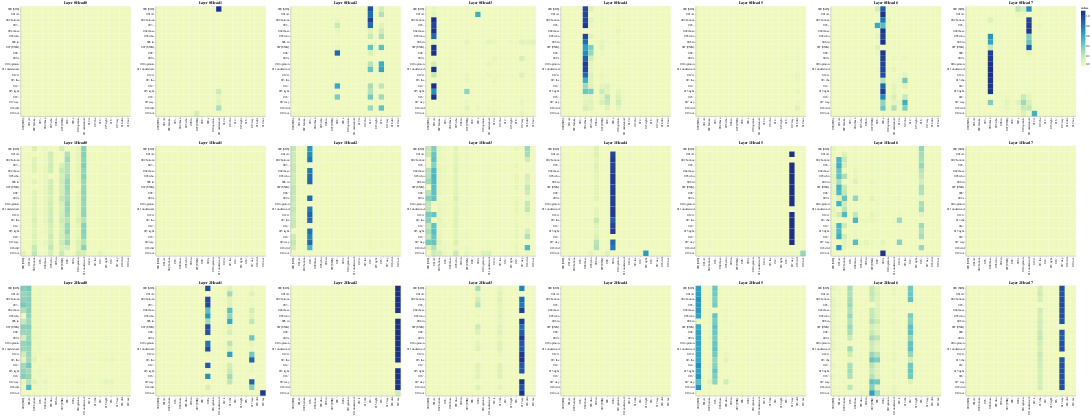

This figure's notebook cell:
### Code cell
layers = [0, 1, 2]
heads = [0, 1, 2, 3, 4, 5, 6, 7]

# Encoder Self-Attention
get_all_attention_maps("encoder", layers, heads, encoder_input_tokens, encoder_input_tokens, min(20, sentence_len))

### Figure 1 — Vega-Lite specification as saved in the notebook (floating-point values rounded to 4 significant figures; data arrays with more than 128 entries replaced by an {"elided": "..."} marker saying what was removed)
{"config": {"view": {"continuousWidth": 300, "continuousHeight": 300}}, "vconcat": [{"hconcat": [{"data": {"name": "data-31c7c89e8009eccec964c8b158319b14"}, "mark": {"type": "rect"}, "encoding": {"color": {"field": "value", "type": "quantitative"}, "tooltip": [{"field": "row", "type": "quantitative"}, {"field": "column", "type": "quantitative"}, {"field": "value", "type": "quantitative"}, {"field": "row_token", "type": "nominal"}, {"field": "col_token", "type": "nominal"}], "x": {"axis": {"title": ""}, "field": "col_token", "type": "nominal"}, "y": {"axis": {"title": ""}, "field": "row_token", "type": "nominal"}}, "height": 400, "name": "view_1", "title": "Layer 0 Head 0", "width": 400}, {"data": {"name": "data-b8416db33bef73670a9eb186db6471cb"}, "mark": {"type": "rect"}, "encoding": {"color": {"field": "value", "type": "quantitative"}, "tooltip": [{"field": "row", "type": "quantitative"}, {"field": "column", "type": "quantitative"}, {"field": "value", "type": "quantitative"}, {"field": "row_token", "type": "nominal"}, {"field": "col_token", "type": "nominal"}], "x": {"axis": {"title": ""}, "field": "col_token", "type": "nominal"}, "y": {"axis": {"title": ""}, "field": "row_token", "type": "nominal"}}, "height": 400, "name": "view_2", "title": "Layer 0 Head 1", "width": 400}, {"data": {"name": "data-cbf84b047a36ec107325eb4703072039"}, "mark": {"type": "rect"}, "encoding": {"color": {"field": "value", "type": "quantitative"}, "tooltip": [{"field": "row", "type": "quantitative"}, {"field": "column", "type": "quantitative"}, {"field": "value", "type": "quantitative"}, {"field": "row_token", "type": "nominal"}, {"field": "col_token", "type": "nominal"}], "x": {"axis": {"title": ""}, "field": "col_token", "type": "nominal"}, "y": {"axis": {"title": ""}, "field": "row_token", "type": "nominal"}}, "height": 400, "name": "view_3", "title": "Layer 0 Head 2", "width": 400}, {"data": {"name": "data-afc286188c3773e79e8a103f21e2e902"}, "mark": {"type": "rect"}, "encoding": {"color": {"field": "value", "type": "quantitative"}, "tooltip": [{"field": "row", "type": "quantitative"}, {"field": "column", "type": "quantitative"}, {"field": "value", "type": "quantitative"}, {"field": "row_token", "type": "nominal"}, {"field": "col_token", "type": "nominal"}], "x": {"axis": {"title": ""}, "field": "col_token", "type": "nominal"}, "y": {"axis": {"title": ""}, "field": "row_token", "type": "nominal"}}, "height": 400, "name": "view_4", "title": "Layer 0 Head 3", "width": 400}, {"data": {"name": "data-2e2806f3c9bf4f0b08e2c1778a62cc93"}, "mark": {"type": "rect"}, "encoding": {"color": {"field": "value", "type": "quantitative"}, "tooltip": [{"field": "row", "type": "quantitative"}, {"field": "column", "type": "quantitative"}, {"field": "value", "type": "quantitative"}, {"field": "row_token", "type": "nominal"}, {"field": "col_token", "type": "nominal"}], "x": {"axis": {"title": ""}, "field": "col_token", "type": "nominal"}, "y": {"axis": {"title": ""}, "field": "row_token", "type": "nominal"}}, "height": 400, "name": "view_5", "title": "Layer 0 Head 4", "width": 400}, {"data": {"name": "data-58550bd5c446d43dccc8c53cb3ba46e7"}, "mark": {"type": "rect"}, "encoding": {"color": {"field": "value", "type": "quantitative"}, "tooltip": [{"field": "row", "type": "quantitative"}, {"field": "column", "type": "quantitative"}, {"field": "value", "type": "quantitative"}, {"field": "row_token", "type": "nominal"}, {"field": "col_token", "type": "nominal"}], "x": {"axis": {"title": ""}, "field": "col_token", "type": "nominal"}, "y": {"axis": {"title": ""}, "field": "row_token", "type": "nominal"}}, "height": 400, "name": "view_6", "title": "Layer 0 Head 5", "width": 400}, {"data": {"name": "data-dae09ed6808c1dca44011579da0d11a2"}, "mark": {"type": "rect"}, "encoding": {"color": {"field": "value", "type": "quantitative"}, "tooltip": [{"field": "row", "type": "quantitative"}, {"field": "column", "type": "quantitative"}, {"field": "value", "type": "quantitative"}, {"field": "row_token", "type": "nominal"}, {"field": "col_token", "type": "nominal"}], "x": {"axis": {"title": ""}, "field": "col_token", "type": "nominal"}, "y": {"axis": {"title": ""}, "field": "row_token", "type": "nominal"}}, "height": 400, "name": "view_7", "title": "Layer 0 Head 6", "width": 400}, {"data": {"name": "data-1b00ad21bde63391db6f6cd0e093c5db"}, "mark": {"type": "rect"}, "encoding": {"color": {"field": "value", "type": "quantitative"}, "tooltip": [{"field": "row", "type": "quantitative"}, {"field": "column", "type": "quantitative"}, {"field": "value", "type": "quantitative"}, {"field": "row_token", "type": "nominal"}, {"field": "col_token", "type": "nominal"}], "x": {"axis": {"title": ""}, "field": "col_token", "type": "nominal"}, "y": {"axis": {"title": ""}, "field": "row_token", "type": "nominal"}}, "height": 400, "name": "view_8", "title": "Layer 0 Head 7", "width": 400}]}, {"hconcat": [{"data": {"name": "data-5be2dd57ac02f0bf497797671d270145"}, "mark": {"type": "rect"}, "encoding": {"color": {"field": "value", "type": "quantitative"}, "tooltip": [{"field": "row", "type": "quantitative"}, {"field": "column", "type": "quantitative"}, {"field": "value", "type": "quantitative"}, {"field": "row_token", "type": "nominal"}, {"field": "col_token", "type": "nominal"}], "x": {"axis": {"title": ""}, "field": "col_token", "type": "nominal"}, "y": {"axis": {"title": ""}, "field": "row_token", "type": "nominal"}}, "height": 400, "name": "view_9", "title": "Layer 1 Head 0", "width": 400}, {"data": {"name": "data-e84be05068ffbe35764f15d293a366db"}, "mark": {"type": "rect"}, "encoding": {"color": {"field": "value", "type": "quantitative"}, "tooltip": [{"field": "row", "type": "quantitative"}, {"field": "column", "type": "quantitative"}, {"field": "value", "type": "quantitative"}, {"field": "row_token", "type": "nominal"}, {"field": "col_token", "type": "nominal"}], "x": {"axis": {"title": ""}, "field": "col_token", "type": "nominal"}, "y": {"axis": {"title": ""}, "field": "row_token", "type": "nominal"}}, "height": 400, "name": "view_10", "title": "Layer 1 Head 1", "width": 400}, {"data": {"name": "data-56ec682358fedd61daae296af6fa5e23"}, "mark": {"type": "rect"}, "encoding": {"color": {"field": "value", "type": "quantitative"}, "tooltip": [{"field": "row", "type": "quantitative"}, {"field": "column", "type": "quantitative"}, {"field": "value", "type": "quantitative"}, {"field": "row_token", "type": "nominal"}, {"field": "col_token", "type": "nominal"}], "x": {"axis": {"title": ""}, "field": "col_token", "type": "nominal"}, "y": {"axis": {"title": ""}, "field": "row_token", "type": "nominal"}}, "height": 400, "name": "view_11", "title": "Layer 1 Head 2", "width": 400}, {"data": {"name": "data-e665af160c8456cc830f60cfa909271b"}, "mark": {"type": "rect"}, "encoding": {"color": {"field": "value", "type": "quantitative"}, "tooltip": [{"field": "row", "type": "quantitative"}, {"field": "column", "type": "quantitative"}, {"field": "value", "type": "quantitative"}, {"field": "row_token", "type": "nominal"}, {"field": "col_token", "type": "nominal"}], "x": {"axis": {"title": ""}, "field": "col_token", "type": "nominal"}, "y": {"axis": {"title": ""}, "field": "row_token", "type": "nominal"}}, "height": 400, "name": "view_12", "title": "Layer 1 Head 3", "width": 400}, {"data": {"name": "data-5cfaf366516fceba167d920c58f42f3d"}, "mark": {"type": "rect"}, "encoding": {"color": {"field": "value", "type": "quantitative"}, "tooltip": [{"field": "row", "type": "quantitative"}, {"field": "column", "type": "quantitative"}, {"field": "value", "type": "quantitative"}, {"field": "row_token", "type": "nominal"}, {"field": "col_token", "type": "nominal"}], "x": {"axis": {"title": ""}, "field": "col_token", "type": "nominal"}, "y": {"axis": {"title": ""}, "field": "row_token", "type": "nominal"}}, "height": 400, "name": "view_13", "title": "Layer 1 Head 4", "width": 400}, {"data": {"name": "data-0c5e53894ddc6cf2adcd355acbb91ffe"}, "mark": {"type": "rect"}, "encoding": {"color": {"field": "value", "type": "quantitative"}, "tooltip": [{"field": "row", "type": "quantitative"}, {"field": "column", "type": "quantitative"}, {"field": "value", "type": "quantitative"}, {"field": "row_token", "type": "nominal"}, {"field": "col_token", "type": "nominal"}], "x": {"axis": {"title": ""}, "field": "col_token", "type": "nominal"}, "y": {"axis": {"title": ""}, "field": "row_token", "type": "nominal"}}, "height": 400, "name": "view_14", "title": "Layer 1 Head 5", "width": 400}, {"data": {"name": "data-c9481fb95c5e87321c783c609e3e9755"}, "mark": {"type": "rect"}, "encoding": {"color": {"field": "value", "type": "quantitative"}, "tooltip": [{"field": "row", "type": "quantitative"}, {"field": "column", "type": "quantitative"}, {"field": "value", "type": "quantitative"}, {"field": "row_token", "type": "nominal"}, {"field": "col_token", "type": "nominal"}], "x": {"axis": {"title": ""}, "field": "col_token", "type": "nominal"}, "y": {"axis": {"title": ""}, "field": "row_token", "type": "nominal"}}, "height": 400, "name": "view_15", "title": "Layer 1 Head 6", "width": 400}, {"data": {"name": "data-340f61fc87bb45a3ffc6d90a41733bdc"}, "mark": {"type": "rect"}, "encoding": {"color": {"field": "value", "type": "quantitative"}, "tooltip": [{"field": "row", "type": "quantitative"}, {"field": "column", "type": "quantitative"}, {"field": "value", "type": "quantitative"}, {"field": "row_token", "type": "nominal"}, {"field": "col_token", "type": "nominal"}], "x": {"axis": {"title": ""}, "field": "col_token", "type": "nominal"}, "y": {"axis": {"title": ""}, "field": "row_token", "type": "nominal"}}, "height": 400, "name": "view_16", "title": "Layer 1 Head 7", "width": 400}]}, {"hconcat": [{"data": {"name": "data-35325eea7bfb3bccee18e204c08b1f2f"}, "mark": {"type": "rect"}, "encoding": {"color": {"field": "value", "type": "quantitative"}, "tooltip": [{"field": "row", "type": "quantitative"}, {"field": "column", "type": "quantitative"}, {"field": "value", "type": "quantitative"}, {"field": "row_token", "type": "nominal"}, {"field": "col_token", "type": "nominal"}], "x": {"axis": {"title": ""}, "field": "col_token", "type": "nominal"}, "y": {"axis": {"title": ""}, "field": "row_token", "type": "nominal"}}, "height": 400, "name": "view_17", "title": "Layer 2 Head 0", "width": 400}, {"data": {"name": "data-98fa8c795a9df99ff619ed69ee548049"}, "mark": {"type": "rect"}, "encoding": {"color": {"field": "value", "type": "quantitative"}, "tooltip": [{"field": "row", "type": "quantitative"}, {"field": "column", "type": "quantitative"}, {"field": "value", "type": "quantitative"}, {"field": "row_token", "type": "nominal"}, {"field": "col_token", "type": "nominal"}], "x": {"axis": {"title": ""}, "field": "col_token", "type": "nominal"}, "y": {"axis": {"title": ""}, "field": "row_token", "type": "nominal"}}, "height": 400, "name": "view_18", "title": "Layer 2 Head 1", "width": 400}, {"data": {"name": "data-20a70d4b2ed817dc0dba8a97fc31847a"}, "mark": {"type": "rect"}, "encoding": {"color": {"field": "value", "type": "quantitative"}, "tooltip": [{"field": "row", "type": "quantitative"}, {"field": "column", "type": "quantitative"}, {"field": "value", "type": "quantitative"}, {"field": "row_token", "type": "nominal"}, {"field": "col_token", "type": "nominal"}], "x": {"axis": {"title": ""}, "field": "col_token", "type": "nominal"}, "y": {"axis": {"title": ""}, "field": "row_token", "type": "nominal"}}, "height": 400, "name": "view_19", "title": "Layer 2 Head 2", "width": 400}, {"data": {"name": "data-be5ef873136b5771ec9e7e8768ac10f9"}, "mark": {"type": "rect"}, "encoding": {"color": {"field": "value", "type": "quantitative"}, "tooltip": [{"field": "row", "type": "quantitative"}, {"field": "column", "type": "quantitative"}, {"field": "value", "type": "quantitative"}, {"field": "row_token", "type": "nominal"}, {"field": "col_token", "type": "nominal"}], "x": {"axis": {"title": ""}, "field": "col_token", "type": "nominal"}, "y": {"axis": {"title": ""}, "field": "row_token", "type": "nominal"}}, "height": 400, "name": "view_20", "title": "Layer 2 Head 3", "width": 400}, {"data": {"name": "data-67f717c46cda7b2c755b5c376e51629d"}, "mark": {"type": "rect"}, "encoding": {"color": {"field": "value", "type": "quantitative"}, "tooltip": [{"field": "row", "type": "quantitative"}, {"field": "column", "type": "quantitative"}, {"field": "value", "type": "quantitative"}, {"field": "row_token", "type": "nominal"}, {"field": "col_token", "type": "nominal"}], "x": {"axis": {"title": ""}, "field": "col_token", "type": "nominal"}, "y": {"axis": {"title": ""}, "field": "row_token", "type": "nominal"}}, "height": 400, "name": "view_21", "title": "Layer 2 Head 4", "width": 400}, {"data": {"name": "data-ae45c71c74883d5a2da27c9e7ba3a65b"}, "mark": {"type": "rect"}, "encoding": {"color": {"field": "value", "type": "quantitative"}, "tooltip": [{"field": "row", "type": "quantitative"}, {"field": "column", "type": "quantitative"}, {"field": "value", "type": "quantitative"}, {"field": "row_token", "type": "nominal"}, {"field": "col_token", "type": "nominal"}], "x": {"axis": {"title": ""}, "field": "col_token", "type": "nominal"}, "y": {"axis": {"title": ""}, "field": "row_token", "type": "nominal"}}, "height": 400, "name": "view_22", "title": "Layer 2 Head 5", "width": 400}, {"data": {"name": "data-534be27f74ad7cf08a4df8c6776c6080"}, "mark": {"type": "rect"}, "encoding": {"color": {"field": "value", "type": "quantitative"}, "tooltip": [{"field": "row", "type": "quantitative"}, {"field": "column", "type": "quantitative"}, {"field": "value", "type": "quantitative"}, {"field": "row_token", "type": "nominal"}, {"field": "col_token", "type": "nominal"}], "x": {"axis": {"title": ""}, "field": "col_token", "type": "nominal"}, "y": {"axis": {"title": ""}, "field": "row_token", "type": "nominal"}}, "height": 400, "name": "view_23", "title": "Layer 2 Head 6", "width": 400}, {"data": {"name": "data-09307fb122658f901631d4189ebb848d"}, "mark": {"type": "rect"}, "encoding": {"color": {"field": "value", "type": "quantitative"}, "tooltip": [{"field": "row", "type": "quantitative"}, {"field": "column", "type": "quantitative"}, {"field": "value", "type": "quantitative"}, {"field": "row_token", "type": "nominal"}, {"field": "col_token", "type": "nominal"}], "x": {"axis": {"title": ""}, "field": "col_token", "type": "nominal"}, "y": {"axis": {"title": ""}, "field": "row_token", "type": "nominal"}}, "height": 400, "name": "view_24", "title": "Layer 2 Head 7", "width": 400}]}], "params": [{"name": "param_1", "select": {"type": "interval", "encodings": ["x", "y"]}, "bind": "scales", "views": ["view_1"]}, {"name": "param_2", "select": {"type": "interval", "encodings": ["x", "y"]}, "bind": "scales", "views": ["view_2"]}, {"name": "param_3", "select": {"type": "interval", "encodings": ["x", "y"]}, "bind": "scales", "views": ["view_3"]}, {"name": "param_4", "select": {"type": "interval", "encodings": ["x", "y"]}, "bind": "scales", "views": ["view_4"]}, {"name": "param_5", "select": {"type": "interval", "encodings": ["x", "y"]}, "bind": "scales", "views": ["view_5"]}, {"name": "param_6", "select": {"type": "interval", "encodings": ["x", "y"]}, "bind": "scales", "views": ["view_6"]}, {"name": "param_7", "select": {"type": "interval", "encodings": ["x", "y"]}, "bind": "scales", "views": ["view_7"]}, {"name": "param_8", "select": {"type": "interval", "encodings": ["x", "y"]}, "bind": "scales", "views": ["view_8"]}, {"name": "param_9", "select": {"type": "interval", "encodings": ["x", "y"]}, "bind": "scales", "views": ["view_9"]}, {"name": "param_10", "select": {"type": "interval", "encodings": ["x", "y"]}, "bind": "scales", "views": ["view_10"]}, {"name": "param_11", "select": {"type": "interval", "encodings": ["x", "y"]}, "bind": "scales", "views": ["view_11"]}, {"name": "param_12", "select": {"type": "interval", "encodings": ["x", "y"]}, "bind": "scales", "views": ["view_12"]}, {"name": "param_13", "select": {"type": "interval", "encodings": ["x", "y"]}, "bind": "scales", "views": ["view_13"]}, {"name": "param_14", "select": {"type": "interval", "encodings": ["x", "y"]}, "bind": "scales", "views": ["view_14"]}, {"name": "param_15", "select": {"type": "interval", "encodings": ["x", "y"]}, "bind": "scales", "views": ["view_15"]}, {"name": "param_16", "select": {"type": "interval", "encodings": ["x", "y"]}, "bind": "scales", "views": ["view_16"]}, {"name": "param_17", "select": {"type": "interval", "encodings": ["x", "y"]}, "bind": "scales", "views": ["view_17"]}, {"name": "param_18", "select": {"type": "interval", "encodings": ["x", "y"]}, "bind": "scales", "views": ["view_18"]}, {"name": "param_19", "select": {"type": "interval", "encodings": ["x", "y"]}, "bind": "scales", "views": ["view_19"]}, {"name": "param_20", "select": {"type": "interval", "encodings": ["x", "y"]}, "bind": "scales", "views": ["view_20"]}, {"name": "param_21", "select": {"type": "interval", "encodings": ["x", "y"]}, "bind": "scales", "views": ["view_21"]}, {"name": "param_22", "select": {"type": "interval", "encodings": ["x", "y"]}, "bind": "scales", "views": ["view_22"]}, {"name": "param_23", "select": {"type": "interval", "encodings": ["x", "y"]}, "bind": "scales", "views": ["view_23"]}, {"name": "param_24", "select": {"type": "interval", "encodings": ["x", "y"]}, "bind": "scales", "views": ["view_24"]}], "$schema": "https://vega.github.io/schema/vega-lite/v5.17.0.json", "datasets": {"data-31c7c89e8009eccec964c8b158319b14": {"elided": "400 records"}, "data-b8416db33bef73670a9eb186db6471cb": {"elided": "400 records"}, "data-cbf84b047a36ec107325eb4703072039": {"elided": "400 records"}, "data-afc286188c3773e79e8a103f21e2e902": {"elided": "400 records"}, "data-2e2806f3c9bf4f0b08e2c1778a62cc93": {"elided": "400 records"}, "data-58550bd5c446d43dccc8c53cb3ba46e7": {"elided": "400 records"}, "data-dae09ed6808c1dca44011579da0d11a2": {"elided": "400 records"}, "data-1b00ad21bde63391db6f6cd0e093c5db": {"elided": "400 records"}, "data-5be2dd57ac02f0bf497797671d270145": {"elided": "400 records"}, "data-e84be05068ffbe35764f15d293a366db": {"elided": "400 records"}, "data-56ec682358fedd61daae296af6fa5e23": {"elided": "400 records"}, "data-e665af160c8456cc830f60cfa909271b": {"elided": "400 records"}, "data-5cfaf366516fceba167d920c58f42f3d": {"elided": "400 records"}, "data-0c5e53894ddc6cf2adcd355acbb91ffe": {"elided": "400 records"}, "data-c9481fb95c5e87321c783c609e3e9755": {"elided": "400 records"}, "data-340f61fc87bb45a3ffc6d90a41733bdc": {"elided": "400 records"}, "data-35325eea7bfb3bccee18e204c08b1f2f": {"elided": "400 records"}, "data-98fa8c795a9df99ff619ed69ee548049": {"elided": "400 records"}, "data-20a70d4b2ed817dc0dba8a97fc31847a": {"elided": "400 records"}, "data-be5ef873136b5771ec9e7e8768ac10f9": {"elided": "400 records"}, "data-67f717c46cda7b2c755b5c376e51629d": {"elided": "400 records"}, "data-ae45c71c74883d5a2da27c9e7ba3a65b": {"elided": "400 records"}, "data-534be27f74ad7cf08a4df8c6776c6080": {"elided": "400 records"}, "data-09307fb122658f901631d4189ebb848d": {"elided": "400 records"}}}
